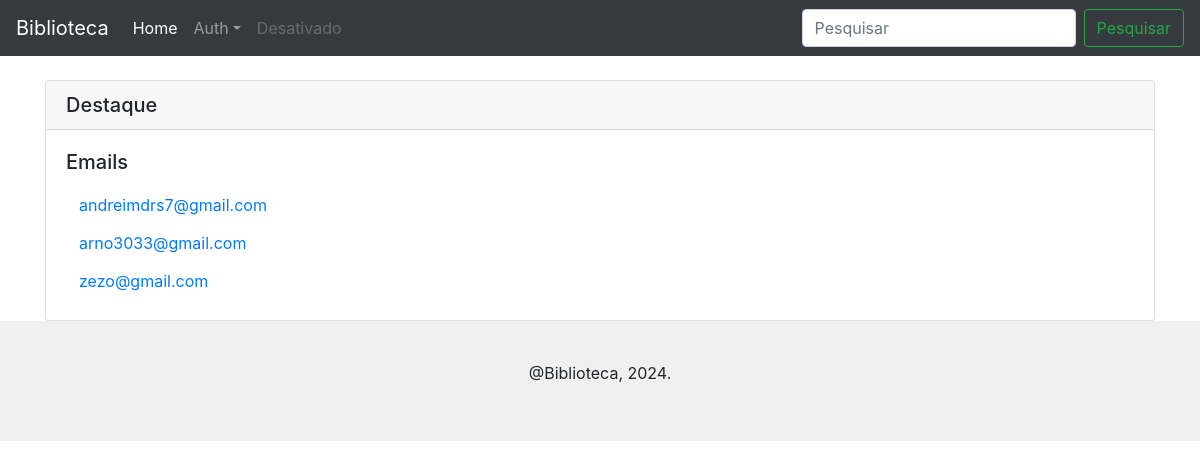
Before: / with the older database file.
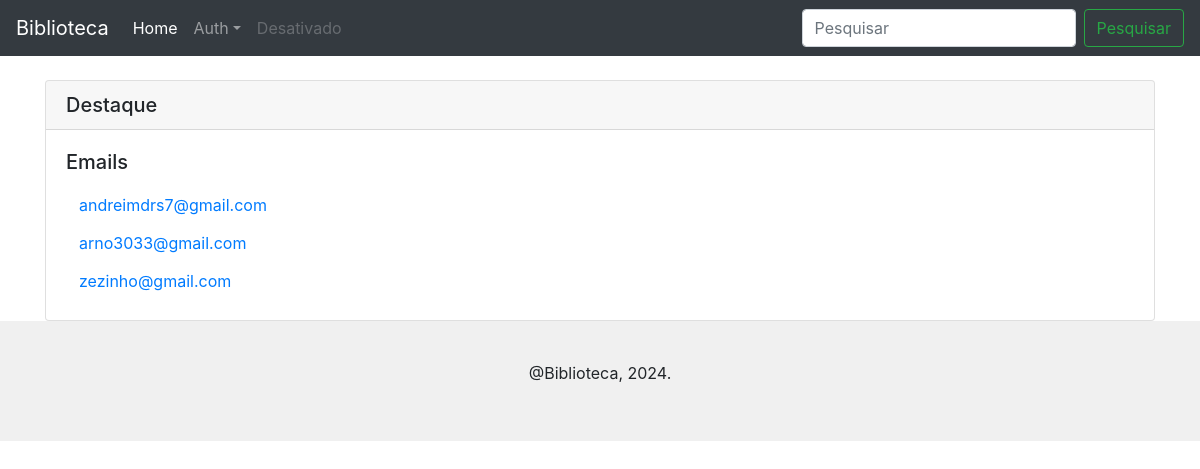
After: the same page with the newer database file.
### tables this page shows
CREATE TABLE usuario (
    id INTEGER PRIMARY KEY AUTOINCREMENT,
    email TEXT NOT NULL UNIQUE,
    senha TEXT NOT NULL
);

### app.py (the view)
@app.route('/')
def index():
    conn = get_db_connection()
    cursor = conn.cursor()
    cursor.execute("SELECT email FROM usuario")
    emails = cursor.fetchall()
    return render_template('pages/index.html', emails=emails)

### app.py (called while the page is built)
def get_db_connection():
    conn = sqlite3.connect('database.sqlite')
    conn.row_factory = sqlite3.Row  # Opcional: permite acessar colunas pelo nome
    return conn

### templates/pages/index.html (shortened to what this page needs)
{% extends "componentes/layout.html" %}
{% block content %}
<div class="container mt-4">
    <div class="card">
        <h5 class="card-header">Destaque</h5>
        <div class="card-body">
            <h5 class="card-title">Emails</h5>
            <p class="card-text">
                {% for user in emails %}
                <a href="{{ url_for('user_page', email=user['email']) }}" class="btn btn-link">{{ user['email']
                    }}</a><br>
                {% else %}
                Nenhum usuário encontrado.
                {% endfor %}
            </p>
        </div>
    </div>
</div>
{% endblock %}

### templates/componentes/layout.html (shortened to what this page needs)
<!DOCTYPE html>
<html lang="en">
<head>
    <link rel="stylesheet" href="https://stackpath.bootstrapcdn.com/bootstrap/4.1.3/css/bootstrap.min.css">
    <link rel="stylesheet" href="{{ url_for('static', filename='css/style.css') }}">
</head>
<body>
    <header>
        {% include 'componentes/nav.html'   %}
    </header>
    <main>
        {% block content %}
        {% endblock %}
    </main>
    <footer>
        {% include 'componentes/footer.html' %}
    </footer>
</body>
</html>

### templates/componentes/nav.html (shortened to what this page needs)
<nav class="navbar navbar-expand-lg navbar-dark bg-dark">
    <a class="navbar-brand" href="#">Biblioteca</a>
    <div class="collapse navbar-collapse" id="navbarTogglerDemo03">
        <ul class="navbar-nav mr-auto mt-2 mt-lg-0">
            <li class="nav-item active">
                <a class="nav-link" href="{{url_for('/')}}">Home <span class="sr-only">(Página atual)</span></a>
            </li>
            <li class="nav-item dropdown">
                <a class="nav-link dropdown-toggle" data-toggle="dropdown" href="#" role="button" aria-haspopup="true"
                    aria-expanded="false">Auth</a>
            </li>
            <li class="nav-item">
                <a class="nav-link disabled" href="#">Desativado</a>
            </li>
        </ul>
        <form class="form-inline my-2 my-lg-0">
            <input class="form-control mr-sm-2" type="search" placeholder="Pesquisar" aria-label="Pesquisar">
            <button class="btn btn-outline-success my-2 my-sm-0" type="submit">Pesquisar</button>
        </form>
    </div>
</nav>

### templates/componentes/footer.html
<div class="cabecalho">
    <p>@Biblioteca, 2024.</p>
</div>

### static/css/style.css (style rules this page uses)
.cabecalho { text-align: center; padding: 20px; background-color: #f0f0f0; }
footer { text-align: center; padding: 20px; background-color: #f0f0f0; }

Changed rows visible on the page:
changed usuario: email "zezo@gmail.com" → "zezinho@gmail.com"
